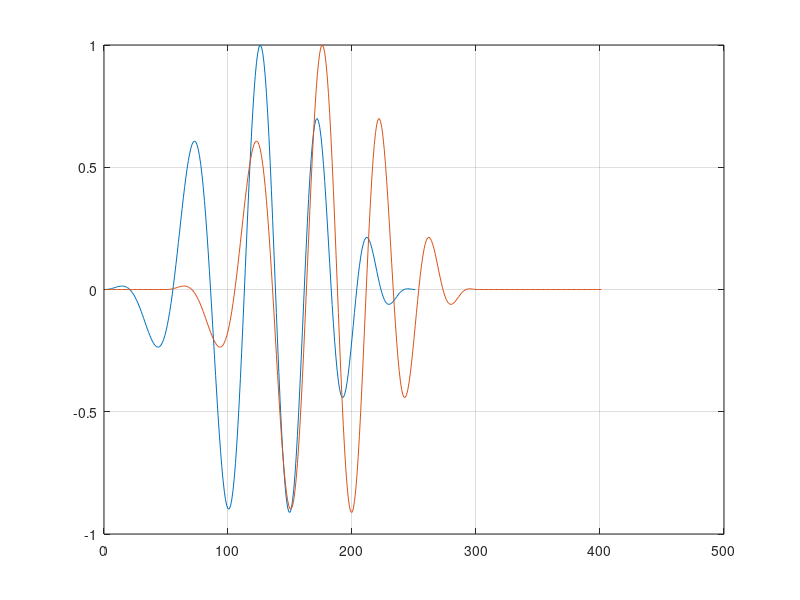

The MATLAB script that drew this image:
% Example for creating a chirp waveform

clc

%% Generate the chirp and plot
fstart = 3; % MHz
fstop = 7; % MHz
duration = 1; % us

Fs = 250;
t= 0:1/Fs:duration;

% with hanning window for better performance
w = hann(length(t));
y = chirp(t,fstart,duration,fstop);
y = w'.* y;
ypad = [zeros(1,50), y, zeros(1,100)];

figure,plot(y),hold on, plot(ypad), grid on, hold off

%% save in files
% matfile
ArbWave = ypad';
matfilename = ['Chirp_', num2str(duration),'us_AM_',num2str(fstart),'to',num2str(fstop),'MHz.mat'];
save (matfilename, 'ArbWave')

% % text file
% fileID1 = fopen(['Chirp_', num2str(duration),'us_AM_',num2str(fstart),'to',num2str(fstop),'MHz.txt'],'w');
% fprintf(fileID1,'%0.9f\r\n',y');
% fclose(fileID1);
